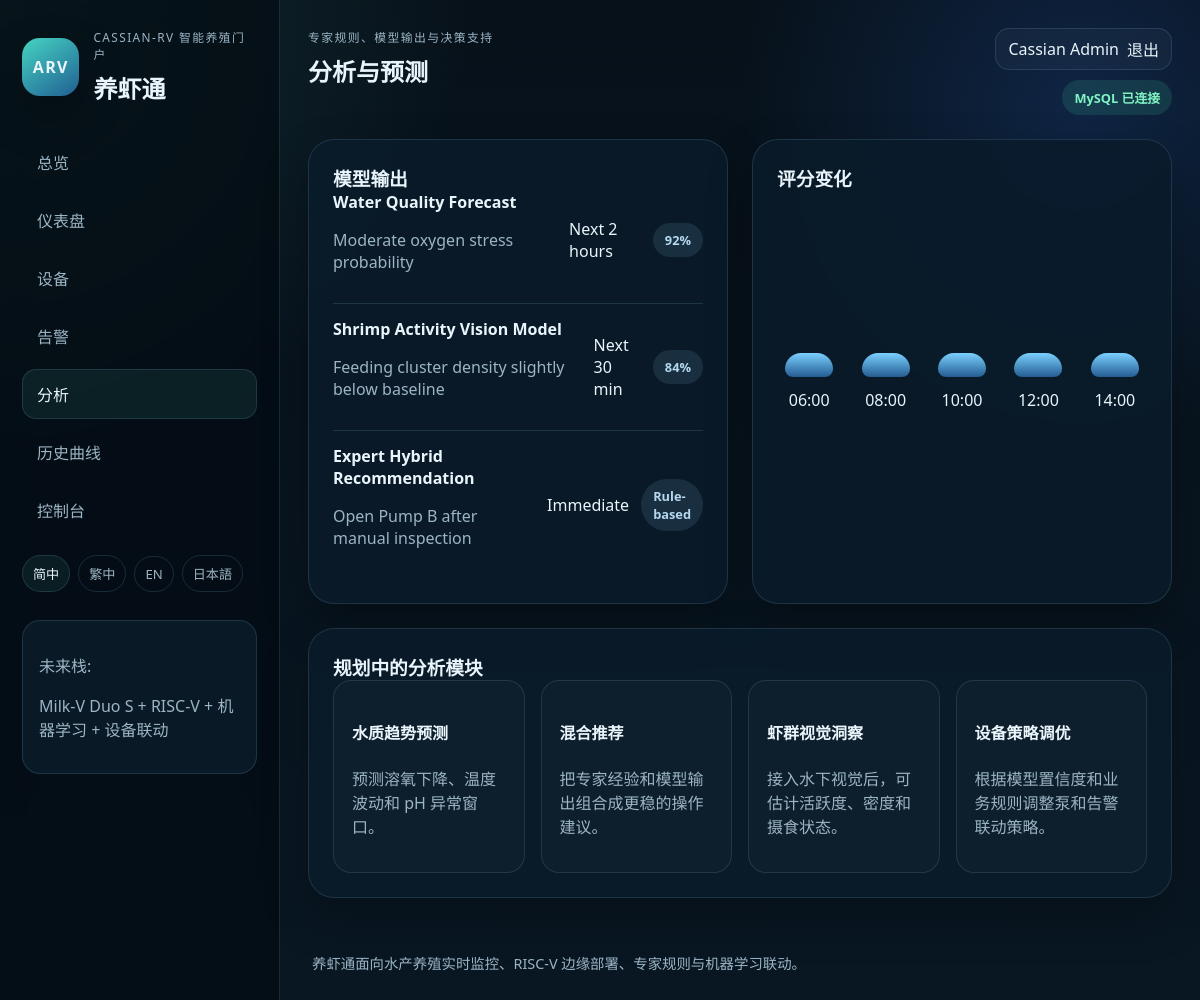
/analytics.php (signed in), run on the app's committed database.
### tables this page shows
CREATE TABLE IF NOT EXISTS predictions (
	id INT AUTO_INCREMENT PRIMARY KEY,
	model_name VARCHAR(120) NOT NULL,
	forecast_window VARCHAR(64) NOT NULL,
	prediction_result VARCHAR(255) NOT NULL,
	confidence VARCHAR(64) NOT NULL,
	created_at TIMESTAMP DEFAULT CURRENT_TIMESTAMP
);

CREATE TABLE IF NOT EXISTS quality_timeline (
	id INT AUTO_INCREMENT PRIMARY KEY,
	time_label VARCHAR(32) NOT NULL,
	quality_score INT NOT NULL,
	point_order INT NOT NULL DEFAULT 0
);

### app/lib/i18n.php (called while the page is built, shortened)
<?php
function current_locale()
{
	return isset($_SESSION['locale']) ? $_SESSION['locale'] : 'zh-CN';
}
function t($key)
{
	$locale = current_locale();
	$catalog = translation_catalog();
	if (isset($catalog[$locale][$key]))
		return $catalog[$locale][$key];
	return $key;
}
function translation_catalog()
{
	return include __DIR__ . '/../translations.php';
}

### app/lib/helpers.php (called while the page is built, shortened)
<?php
function h($value)
{
	return htmlspecialchars((string) $value, ENT_QUOTES, 'UTF-8');
}

### app/lib/repositories.php (called while the page is built, shortened)
<?php
function fetch_predictions(array $config)
{
	$pdo = get_pdo($config);
	try {
		$rows = $pdo->query(
			"SELECT model_name AS model, forecast_window AS window, prediction_result AS result, confidence
			 FROM predictions
			 ORDER BY created_at DESC
			 LIMIT 6"
		)->fetchAll();
	} catch (Throwable $exception) {
		return sample_predictions_data();
	}
	return $rows ?: sample_predictions_data();
}
function fetch_timeline(array $config)
{
	$pdo = get_pdo($config);
	try {
		$rows = $pdo->query(
			"SELECT time_label AS time, quality_score AS value
			 FROM quality_timeline
			 ORDER BY point_order ASC"
		)->fetchAll();
	} catch (Throwable $exception) {
		return sample_timeline_data();
	}
	return $rows ?: sample_timeline_data();
}

### public/analytics.php (the view, shortened to what this page needs)
<?php
require_once __DIR__ . '/../app/bootstrap.php';
$predictions = fetch_predictions($config);
$timeline = fetch_timeline($config);
require __DIR__ . '/partials/header.php';
?>
<section class="grid-two">
	<div class="content-card">
		<h3><?= h(t('model_outputs')); ?></h3>
		<?php foreach ($predictions as $prediction): ?>
			<div class="table-row">
				<div>
					<strong><?= h($prediction['model']); ?></strong>
					<p><?= h($prediction['result']); ?></p>
				</div>
				<div class="table-row-meta">
					<span><?= h($prediction['window']); ?></span>
					<span class="pill status-neutral"><?= h($prediction['confidence']); ?></span>
				</div>
			</div>
		<?php endforeach; ?>
	</div>
	<div class="content-card">
		<h3><?= h(t('quality_score_pattern')); ?></h3>
		<div class="timeline-chart">
			<?php foreach ($timeline as $point): ?>
				<div class="timeline-point">
					<div class="timeline-bar accent-bar" style="height: <?= h($point['value']); ?>%;"></div>
					<span><?= h($point['time']); ?></span>
				</div>
			<?php endforeach; ?>
		</div>
	</div>
</section>
<section class="content-card">
	<h3><?= h(t('planned_analytics_modules')); ?></h3>
	<div class="feature-grid">
		<div class="feature-box">
			<h4><?= h(t('water_trend_forecast')); ?></h4>
			<p><?= h(t('water_trend_forecast_desc')); ?></p>
		</div>
		<div class="feature-box">
			<h4><?= h(t('hybrid_recommendations')); ?></h4>
			<p><?= h(t('hybrid_recommendations_desc')); ?></p>
		</div>
		<div class="feature-box">
			<h4><?= h(t('shrimp_vision_insights')); ?></h4>
			<p><?= h(t('shrimp_vision_insights_desc')); ?></p>
		</div>
		<div class="feature-box">
			<h4><?= h(t('actuator_policy_tuning')); ?></h4>
			<p><?= h(t('actuator_policy_tuning_desc')); ?></p>
		</div>
	</div>
</section>
<?php require __DIR__ . '/partials/footer.php'; ?>

### public/assets/css/styles.css (style rules this page uses)
:root { --bg: #08121d; --panel: rgba(10, 27, 42, 0.86); --panel-strong: #0b2233; --line: rgba(122, 177, 210, 0.18); --text: #e9f5fb; --muted: #9cb5c5; --accent: #5bd6c3; --accent-deep: #0ea5a1; --warning: #ffb84c; --critical: #ff6b6b; --healthy: #41d39b; --neutral: #7bb0d4; --shadow: 0 20px 45px rgba(0, 0, 0, 0.28); }
* { box-sizing: border-box; }
body { margin: 0; font-family: "Segoe UI", "Helvetica Neue", sans-serif; color: var(--text); background: radial-gradient(circle at top left, rgba(91, 214, 195, 0.14), transparent 30%), radial-gradient(circle at 90% 10%, rgba(50, 124, 255, 0.18), transparent 24%), linear-gradient(180deg, #07111a 0%, #091723 100%); }
.sidebar h1, .topbar h2, .hero-copy h3, .content-card h3 { margin: 0; }
.pill { display: inline-flex; align-items: center; padding: 8px 12px; border-radius: 999px; font-size: 0.8rem; font-weight: 600; }
.status-neutral { background: rgba(123, 176, 212, 0.14); color: #b5d8ef; }
.hero-panel, .content-card, .stat-card { border: 1px solid var(--line); border-radius: 26px; background: var(--panel); box-shadow: var(--shadow); backdrop-filter: blur(12px); }
.grid-two { display: grid; grid-template-columns: repeat(2, minmax(0, 1fr)); gap: 24px; margin-bottom: 24px; }
.content-card { padding: 24px; }
.feature-grid, .prediction-grid, .metric-grid, .stats-grid { display: grid; gap: 16px; }
.feature-grid, .prediction-grid, .stats-grid { grid-template-columns: repeat(auto-fit, minmax(180px, 1fr)); }
.feature-box, .prediction-card, .metric-card, .stat-card, .alert-detail-card { padding: 18px; border-radius: 18px; border: 1px solid var(--line); background: rgba(255, 255, 255, 0.02); }
.metric-footer, .alert-detail-header, .table-row, .table-row-meta, .action-line { display: flex; align-items: center; justify-content: space-between; gap: 12px; }
.table-row, .alert-row { padding: 14px 0; border-top: 1px solid var(--line); }
.table-row:first-of-type, .alert-row:first-of-type { border-top: 0; padding-top: 0; }
.timeline-chart { display: flex; align-items: flex-end; gap: 12px; height: 220px; padding-top: 24px; }
.timeline-point { flex: 1; display: flex; flex-direction: column; align-items: center; justify-content: flex-end; gap: 12px; }
.timeline-bar { width: 100%; max-width: 48px; border-radius: 16px 16px 8px 8px; background: linear-gradient(180deg, #62e4d0, #1b5674); min-height: 24px; }
.accent-bar { background: linear-gradient(180deg, #7ad0ff, #245c92); }
.subtle-text, .content-card p, .feature-box p, .prediction-card p, .alert-detail-card p, .footer, .plain-list { color: var(--muted); }

### data on the page
predictions: model_name "Water Quality Forecast", prediction_result "Moderate oxygen stress probability", forecast_window "Next 2 hours", confidence "92%"
predictions: model_name "Shrimp Activity Vision Model", prediction_result "Feeding cluster density slightly below baseline", forecast_window "Next 30 min", confidence "84%"
predictions: model_name "Expert Hybrid Recommendation", prediction_result "Open Pump B after manual inspection", forecast_window "Immediate", confidence "Rule-based"
quality_timeline: time_label "06:00"
quality_timeline: time_label "08:00"
quality_timeline: time_label "10:00"
quality_timeline: time_label "12:00"
quality_timeline: time_label "14:00"

### other printed values
t('brand_subtitle') "CASSIAN-RV 智能养殖门户"
t('brand_name') "养虾通"
t('nav_overview') "总览"
t('nav_dashboard') "仪表盘"
t('nav_devices') "设备"
t('nav_alerts') "告警"
t('nav_analytics') "分析"
t('nav_history') "历史曲线"
t('nav_control') "控制台"
$locale_label "简中"
$locale_label "繁中"
$locale_label "EN"
$locale_label "日本語"
t('future_stack') "未来栈"
t('stack_note') "Milk-V Duo S + RISC-V + 机器学习 + 设备联动"
